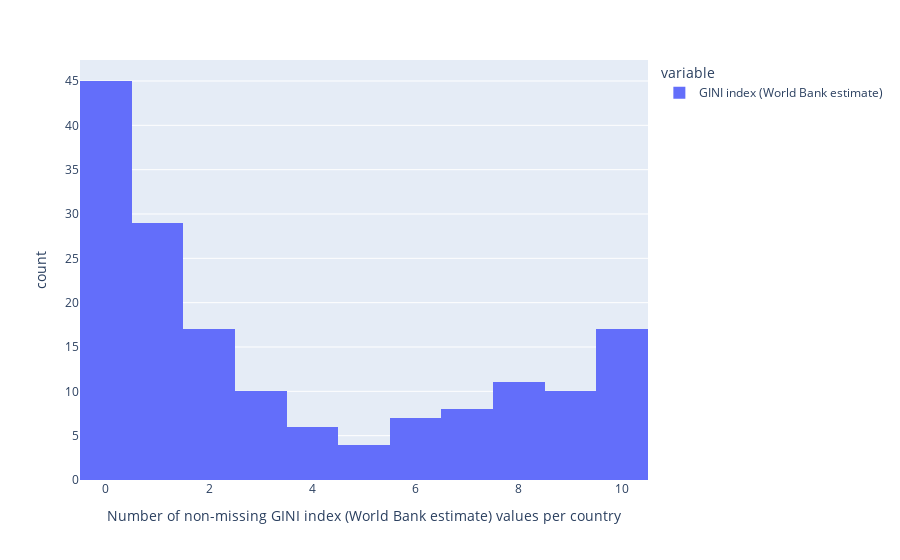

Here is the notebook cell this chart was saved with:
### Markdown cell above
Let's visualize the distribution of non-missing data by country in the figure below

### Code cell
px.histogram(non_missing_by_country, 
             nbins=19, 
             labels={"value": "Number of non-missing GINI index (World Bank estimate) values per country"})

### Figure 1 — Plotly figure (JSON) as saved in the notebook; plotly's stock layout.template omitted (floating-point values rounded to 4 significant figures; data arrays with more than 128 entries replaced by an {"elided": "..."} marker saying what was removed)
{"data": [{"alignmentgroup": "True", "bingroup": "x", "hovertemplate": "variable=GINI index (World Bank estimate)<br>Number of non-missing GINI index (World Bank estimate) values per country=%{x}<br>count=%{y}<extra></extra>", "legendgroup": "GINI index (World Bank estimate)", "marker": {"color": "#636efa", "pattern": {"shape": ""}}, "name": "GINI index (World Bank estimate)", "nbinsx": 19, "offsetgroup": "GINI index (World Bank estimate)", "orientation": "v", "showlegend": true, "type": "histogram", "x": {"elided": "164 int values"}, "xaxis": "x", "yaxis": "y"}], "layout": {"barmode": "relative", "legend": {"title": {"text": "variable"}, "tracegroupgap": 0}, "margin": {"t": 60}, "xaxis": {"anchor": "y", "domain": [0, 1], "title": {"text": "Number of non-missing GINI index (World Bank estimate) values per country"}}, "yaxis": {"anchor": "x", "domain": [0, 1], "title": {"text": "count"}}}}
